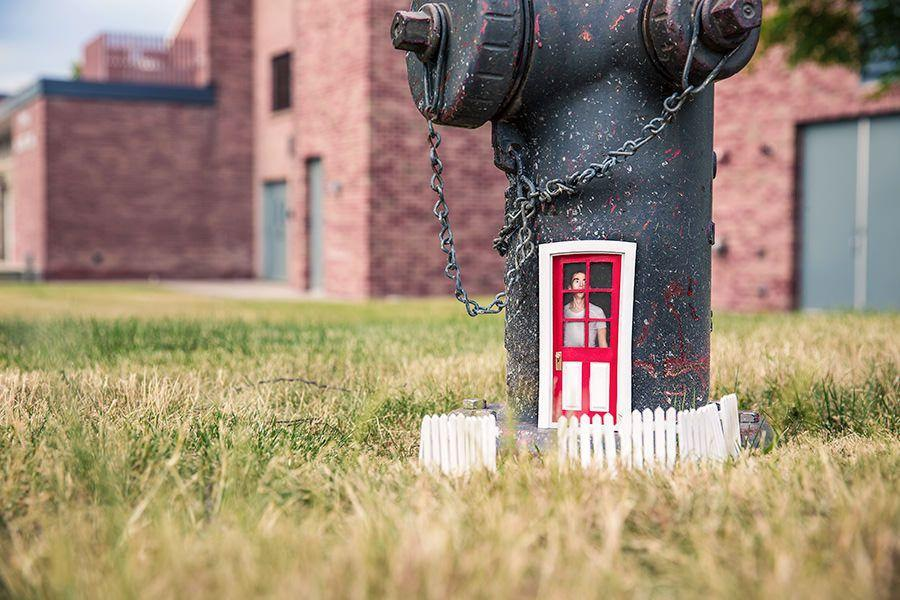
#> input picture image/phot.jpg, 900 x 600 px, found by its file name
$ python 1.1.4_PIL_resize.py
#> lines starting #> are read from the running program, lines starting #| are printed output that depends on the picture
from PIL import Image
#pil_im = Image.open('phot.jpg')
pil_im = Image.open('phot.jpg')
#> pil_im is the input picture: PIL image 900x600 RGB; mean R, G, B 157.8, 138.7, 117.4
out =pil_im.resize((128,128))
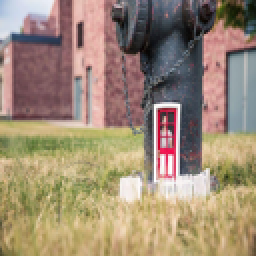
#> out: PIL image 128x128 RGB (shown 2 times larger); mean R, G, B 157.8, 138.7, 117.5
out.show()
out = pil_im.rotate(45)
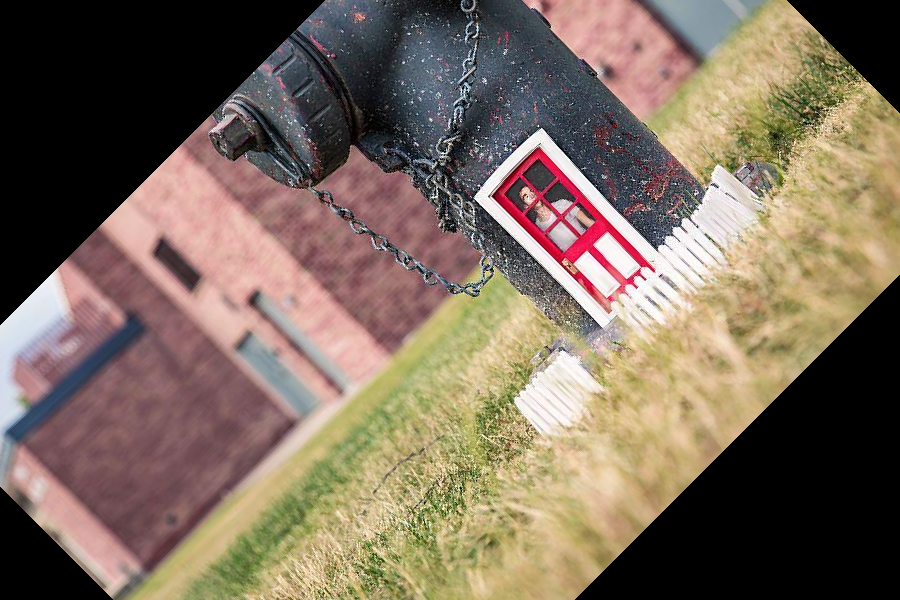
#> out: PIL image 900x600 RGB; mean R, G, B 125, 108.7, 93.3
out.show()
